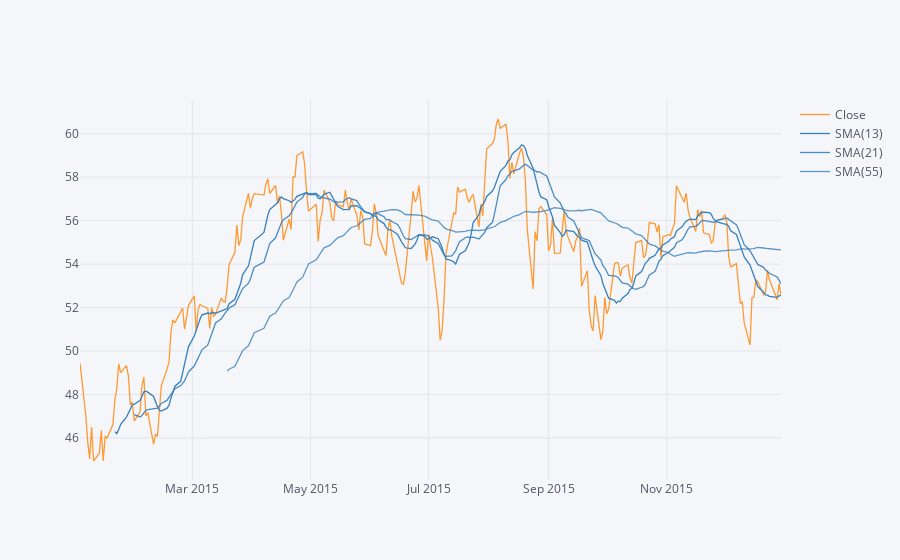

Notebook cell for this chart:
### Markdown cell above
** Use .ta_plot(study='sma') to create a Simple Moving Averages plot of Morgan Stanley for the year 2015.**

### Code cell
BNP['Close'].ix['2015-01-01':'2016-01-01'].ta_plot(study='sma',periods=[13,21,55],title='Simple Moving Averages')

### Figure 1 — Plotly figure (JSON) as saved in the notebook; plotly's stock layout.template omitted (floating-point values rounded to 4 significant figures; data arrays with more than 128 entries replaced by an {"elided": "..."} marker saying what was removed)
{"data": [{"line": {"color": "rgba(255, 153, 51, 1.0)", "dash": "solid", "shape": "linear", "width": 1.3}, "mode": "lines", "name": "Close", "text": "", "type": "scatter", "x": {"elided": "255 str values"}, "y": {"elided": "255 float values"}}, {"line": {"color": "rgba(55, 128, 191, 1.0)", "dash": "solid", "shape": "linear", "width": 1.3}, "mode": "lines", "name": "SMA(13)", "text": "", "type": "scatter", "x": {"elided": "255 str values"}, "y": {"elided": "255 mixed values"}}, {"line": {"color": "rgba(55, 128, 191, 0.8999999999999999)", "dash": "solid", "shape": "linear", "width": 1.3}, "mode": "lines", "name": "SMA(21)", "text": "", "type": "scatter", "x": {"elided": "255 str values"}, "y": {"elided": "255 mixed values"}}, {"line": {"color": "rgba(55, 128, 191, 0.7999999999999998)", "dash": "solid", "shape": "linear", "width": 1.3}, "mode": "lines", "name": "SMA(55)", "text": "", "type": "scatter", "x": {"elided": "255 str values"}, "y": {"elided": "255 mixed values"}}], "layout": {"legend": {"bgcolor": "#F5F6F9", "font": {"color": "#4D5663"}}, "paper_bgcolor": "#F5F6F9", "plot_bgcolor": "#F5F6F9", "title": {"font": {"color": "#4D5663"}}, "xaxis": {"gridcolor": "#E1E5ED", "showgrid": true, "tickfont": {"color": "#4D5663"}, "title": {"font": {"color": "#4D5663"}, "text": ""}, "zerolinecolor": "#E1E5ED"}, "yaxis": {"gridcolor": "#E1E5ED", "showgrid": true, "tickfont": {"color": "#4D5663"}, "title": {"font": {"color": "#4D5663"}, "text": ""}, "zerolinecolor": "#E1E5ED"}}}
